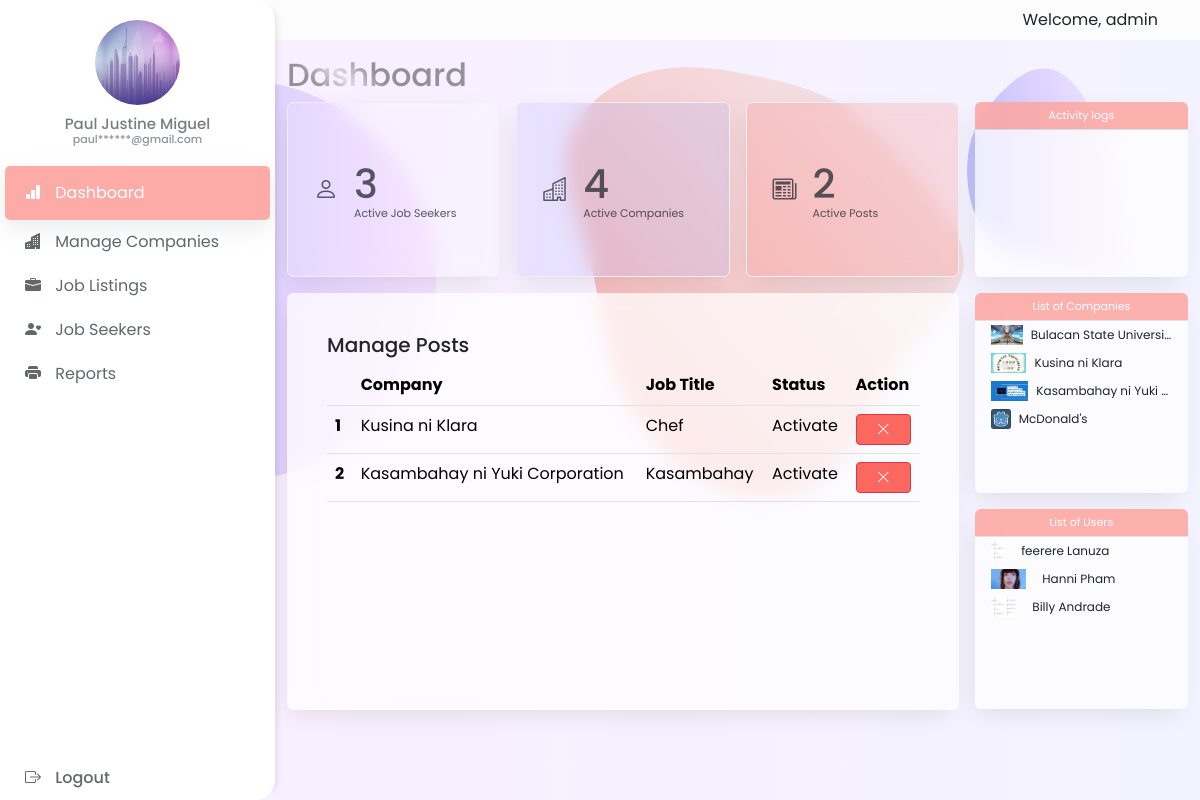
The app's page /admin_dashboard/ (signed in) with its own data.
### venari/models.py (models this page shows, shortened)
class post_jobs(models.Model):
    company = models.ForeignKey(company, on_delete=models.CASCADE)
    start_date = models.DateField()
    end_date = models.DateField()
    title = models.CharField(max_length=200)
    jobtype = models.CharField(max_length=50, null = True)
    salary = models.FloatField()
    image = models.ImageField(upload_to="")
    description = models.TextField(max_length=400)
    experience = models.CharField(max_length=100)
    location = models.CharField(max_length=100)
    status = models.CharField(max_length=20, null=True)
    skills = models.CharField(max_length=200)
    creation_date = models.DateField()

class company(models.Model):
    user = models.ForeignKey(User, on_delete=models.CASCADE)
    phone_number = models.IntegerField(max_length=20)
    email = models.CharField(max_length=100, null=True)
    password = models.CharField(max_length=100, null= True)
    company_logo = models.ImageField(upload_to="")
    gender = models.CharField(max_length=10, null=True)
    user_type = models.CharField(max_length=30)
    company_name = models.CharField(max_length=100)
    company_ceo = models.CharField(max_length=100)
    company_established = models.DateField()
    company_location = models.CharField(max_length=100)
    status = models.CharField(max_length=50, null = True)

class job_seeker(models.Model):
    user = models.ForeignKey(User, on_delete=models.CASCADE)
    status = models.CharField(max_length=50, null = True)
    password = models.CharField(max_length=100, null= True)
    email = models.CharField(max_length=100, null=True)
    phone_number = models.IntegerField(max_length=20)
    profile_image = models.ImageField(upload_to="")
    gender = models.CharField(max_length=10, null=True)
    address = models.CharField(max_length=100, null=True)
    occupation = models.CharField(max_length=100, null=True)
    age = models.CharField(max_length=15, null=True)
    user_type = models.CharField(max_length=30)
    bio = models.CharField(max_length=100, null=True)
    bookmarks = models.ManyToManyField('post_jobs', blank=True)
    resume = models.FileField(upload_to='', null=True)
    skills = models.CharField(max_length=100, null=True)

### venari/views.py (the view, shortened to what this page needs)
# urls.py: path("admin_dashboard/", views.admin_dashboard, name="admin dashboard"),
def admin_dashboard(request):
    if not request.user.is_authenticated:
        return redirect("/admin_login")
    active_company = company.objects.filter(status='Accepted')
    active_company_counts = active_company.count()
    active_jobseeker = job_seeker.objects.filter(status='Activate')
    active_jobseeker_count = active_jobseeker.count()
    active_post = post_jobs.objects.filter(status__in=['Activate', 'Deactivate'])
    active_post_counts = active_post.count()
    log_file_path = os.path.join('venari', 'admin_logs', 'logfile.log')
    logs = []
    try:
        with open(log_file_path, 'r') as log_file:
            logs = log_file.read().splitlines()
    except FileNotFoundError:
        pass
    formatted_logs = []
    context = {
        'all_companies': active_company,
        'all_applicants': active_jobseeker,
        'all_companies_count': active_company_counts,
        'all_jobseeker_count': active_jobseeker_count,
        'all_post': active_post,
        'all_post_counts': active_post_counts,
        'logs': formatted_logs
    }
    return render(request, "admin_dashboard.html", context)

### venari/templates/admin_dashboard.html (shortened to what this page needs)
<!DOCTYPE html>
<html lang="en">
<head>
    <link href="https://cdn.jsdelivr.net/npm/bootstrap@5.3.2/dist/css/bootstrap.min.css" rel="stylesheet"
>
    <!-- {% load static %}
<link rel="stylesheet" type="text/css" href="{% static "css/admin-dashboard.css" %}"> -->
    <link rel="stylesheet" href="./../static/css/admin-dashboard.css">
    <link rel="stylesheet" href="https://cdn.jsdelivr.net/npm/bootstrap-icons@1.11.2/font/bootstrap-icons.min.css">
</head>
<body style="font-family: Poppins;">
    <div>
        {% include 'adminSB_NB.html' %}
    </div>
    <div id="overlay1">
    </div>
    <div id="overlay2">
    </div>
    <div id="main">
        <div class="container mt-3">
            <h2 id="headDash">Dashboard</h2>
            <div class="row justify-content-center align-items-center g-lg-3 g-2">
                <div class="col-xl-3 col-md-6 ">
                    <div class="card border-0 d-flex flex-row align-items-center dash-cards" style="min-height: 175px;"
                        id="dash-card1">
                        <div class="row g-0">
                            <div class="card-body">
                                <div class="d-flex align-items-center">
                                    <div class="flex-shrink-0 fs-4 me-3 pb-0">
                                        <i class="bi bi-person"></i>
                                    </div>
                                    <div class="flex-grow-1 text-start">
                                        <h1 class="card-title mb-0 pb-0">{{ all_jobseeker_count }}</h1>
                                        <p class="text-muted dash-card-label pt-0 pb-0 mb-0">
                                            Active Job Seekers
                                        </p>
                                    </div>
                                </div>
                            </div>
                        </div>
                    </div>
                </div>
                <div class="col-xl-3 col-md-6 ">
                    <div class="card border-0 d-flex flex-row align-items-center dash-cards" style="min-height: 175px;"
                        id="dash-card2">
                        <div class="row g-0">
                            <div class="card-body">
                                <div class="d-flex align-items-center">
                                    <div class="flex-shrink-0 fs-4 me-3 pb-0">
                                        <i class="bi bi-buildings"></i>
                                    </div>
                                    <div class="flex-grow-1 text-start">
                                        <h1 class="card-title mb-0 pb-0">{{ all_companies_count }}</h1>
                                        <p class="text-muted dash-card-label pt-0 pb-0 mb-0">
                                            Active Companies
                                        </p>
                                    </div>
                                </div>
                            </div>
                        </div>
                    </div>
                </div>
                <div class="col-xl-3 col-md-6 ">
                    <div class="card border-0 d-flex flex-row align-items-center dash-cards" style="height: 175px;"
                        id="dash-card3">
                        <div class="row g-0">
                            <div class="card-body">
                                <div class="d-flex align-items-center">
                                    <div class="flex-shrink-0 fs-4 me-3 pb-0">
                                        <i class="bi bi-newspaper"></i>
                                    </div>
                                    <div class="flex-grow-1 text-start">
                                        <h1 class="card-title mb-0 pb-0">{{ all_post_counts }}</h1>
                                        <p class="text-muted dash-card-label pt-0 pb-0 mb-0">
                                            Active Posts
                                        </p>
                                    </div>
                                </div>
                            </div>
                        </div>
                    </div>
                </div>
                <div class="col-xl-3 col-md-6">
                    <div class="card border-0 p-2 align-items-start dash-cards" style="height: 175px;" id="dash-card4">
                        <div class="text-center w-100 p-2 dash-card-label z-1" id="act-logs-label">
                            Activity logs
                        </div>
                        <div class="card-body h-100 w-100 px-2 overflow-x-hidden mt-3 text-wrap">
                        </div>
                    </div>
                </div>
                <div class="col-12">
                    <div class="row justify-content-center g-lg-3 g-2 ">
                        <div class="col-9 d-flex">
                            <div class="card border-0 overflow-auto p-2 p-lg-4 flex-grow-1 dash-cards"
                                style="max-width: 1080px; height: 417px;" id="dash-card5">
                                <div class="card-body">
                                    <h5 class="card-title">Manage Posts</h5>
                                    <div class="">
                                        <table class="table" id="dash_table">
                                            <thead>
                                                <tr>
                                                    <th scope="col"></th>
                                                    <th scope="col">Company</th>
                                                    <th scope="col">Job Title</th>
                                                    <th scope="col">Status</th>
                                                    <th scope="col">Action</th>
                                                </tr>
                                            </thead>
                                            <tbody>
                                                {% for post in all_post %}
                                                <tr>
                                                    <th scope="row">{{ forloop.counter }}</th>
                                                    <td>{{ post.company.company_name }}</td>
                                                    <td>{{ post.title }}</td>
                                                    <td>
                                                        {{ post.status }}
                                                    </td>
                                                    <td>
                                                        <div class="row justify-content-center align-items-center g-2">
                                                            {% if post.status == 'Activate' %}
                                                            <div class="col" title="Archive">
                                                                <button id="deactivateButton" role="button"
                                                                    class="btn col-12 btn-danger btn-sm"
                                                                    data-bs-toggle="modal"
                                                                    data-bs-target="#deactivateModal"
                                                                    data-post-id="{{post.id}}"
                                                                    data-status="Deactivate">
                                                                    <i class="bi bi-x-lg">
                                                                    </i>
                                                                </button>
                                                            </div>
                                                            {% endif %}
                                                        </div>
                                                    </td>
                                                </tr>
                                                {% endfor %}
                                            </tbody>
                                        </table>
                                    </div>
                                </div>
                            </div>
                        </div>
                        <div class="col-3">
                            <div class="row justify-content-center align-items-center g-lg-3 g-2">
                                <div class="col-12">
                                    <div class="card border-0 p-0 pt-3 dash-cards" style="height: 200px;"
                                        id="dash-card6">
                                        <div class="text-center w-100 p-2 dash-card-label z-1" id="company-list-label">
                                            List of Companies
                                        </div>
                                        <div class="card-body px-0">
                                            {% for company in all_companies %}
                                            <div class="card px-3 py-0 rounded-2 border-0 mb-2 m-0 company-list-card">
                                                <div class="d-flex align-items-center text-start justify-content-start">
                                                    <div class="flex-shrink-0 ms-0">
                                                        <img src="{{company.company_logo.url}}"
                                                            class="d-none d-lg-block" alt="..." style="height: 20px;">
                                                    </div>
                                                    <div class="flex-grow-1 ms-2 text-truncate company-name">
                                                        {{ company.company_name }}
                                                    </div>
                                                </div>
                                            </div>
                                            {% endfor %}
                                        </div>
                                    </div>
                                </div>
                                <div class="col-12">
                                    <div class="card border-0 p-0 pt-3 dash-cards" style="height: 200px;"
                                        id="dash-card7">
                                        <div class="text-center w-100 p-2 dash-card-label z-1" id="users-list-label">
                                            List of Users
                                        </div>
                                        <div class="card-body px-0">
                                            {% for applicants in all_applicants %}
                                            <div class="card px-3 py-0 rounded-4 border-0 mb-2 user-list-card">
                                                <div class="d-flex align-items-center text-start justify-content-start">
                                                    <div class="flex-shrink-0">
                                                        <img src="{{applicants.profile_image.url}}"
                                                            class="d-none d-lg-block" alt="..." style="height: 20px;">
                                                    </div>
                                                    <div class="flex-grow-1 ms-3 text-truncate user-list-name">
                                                        {{ applicants.user.first_name }} {{applicants.user.last_name}}
                                                    </div>
                                                </div>
                                            </div>
                                            {% endfor %}
                                        </div>
                                    </div>
                                </div>
                            </div>
                        </div>
                    </div>
                </div>
            </div>
        </div>
    </div>
</body>
</html>

### records on screen
post_jobs: company.company_name "Kusina ni Klara", title "Chef", status "Activate"
post_jobs: company.company_name "Kasambahay ni Yuki Corporation", title "Kasambahay", status "Activate"
company: company_logo (picture), company_name "Bulacan State Universi…"
company: company_logo (picture), company_name "Kusina ni Klara"
company: company_logo (picture), company_name "Kasambahay ni Yuki…"
company: company_logo (picture), company_name "McDonald's"
job_seeker: profile_image (picture), user.first_name "feerere", user.last_name "Lanuza"
job_seeker: profile_image (picture), user.first_name "Hanni", user.last_name "Pham"
job_seeker: profile_image (picture), user.first_name "Billy", user.last_name "Andrade"

### other values on screen
{{ all_jobseeker_count }} "3"
{{ all_companies_count }} "4"
{{ all_post_counts }} "2"
